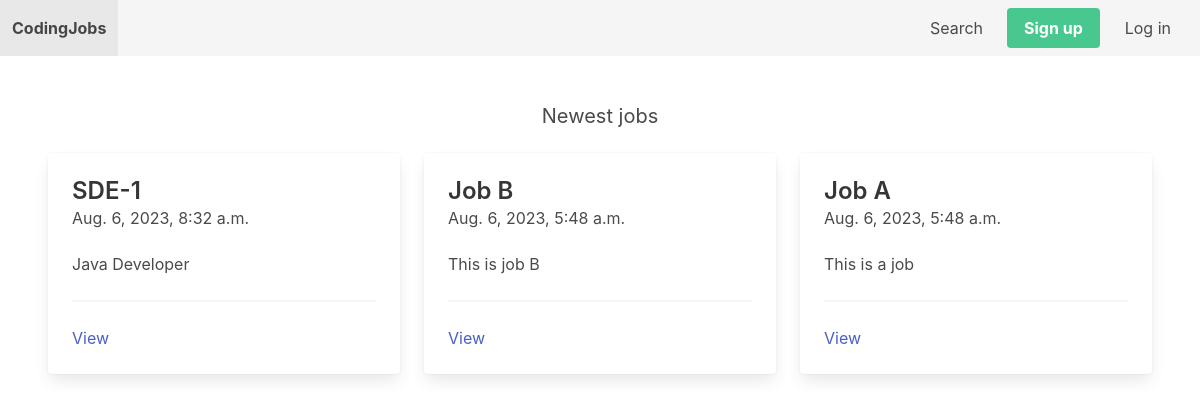
Before: / with the older database file.
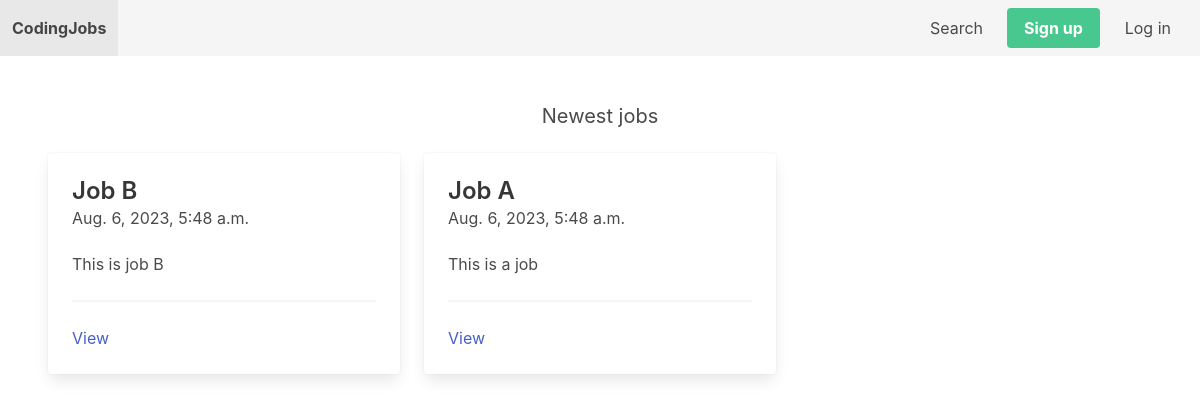
After: the same page with the newer database file.
### apps/job/models.py (models this page shows, shortened)
class Job(models.Model):
    SIZE_1_9 = 'size_1-9'
    SIZE_10_49 = 'size_10-49'
    SIZE_50_99 = 'size_50-99'
    SIZE_100 = 'size_100'
    CHOICES_SIZE = (
        (SIZE_1_9, '1-9'),
        (SIZE_10_49, '10-49'),
        (SIZE_50_99, '50-99'),
        (SIZE_100, '100+'),
    )
    ACTIVE = 'active'
    EMPLOYED = 'employed'
    ARCHIVED = 'archived'
    CHOICES_STATUS = (
        (ACTIVE, 'Active'),
        (EMPLOYED, 'Employed'),
        (ARCHIVED, 'Archived')
    )
    title = models.CharField(max_length=255)
    short_description = models.TextField()
    long_description = models.TextField(blank=True, null=True)
    company_name = models.CharField(max_length=255)
    company_address = models.CharField(max_length=255, blank=True, null=True)
    company_zipcode = models.CharField(max_length=255, blank=True, null=True)
    company_place = models.CharField(max_length=255, blank=True, null=True)
    company_country = models.CharField(max_length=255, blank=True, null=True)
    company_size = models.CharField(max_length=20, choices=CHOICES_SIZE, default=SIZE_1_9)
    created_by = models.ForeignKey(User, related_name='jobs', on_delete=models.CASCADE)
    created_at = models.DateTimeField(auto_now_add=True)
    changed_at = models.DateTimeField(auto_now=True)
    status = models.CharField(max_length=20, choices=CHOICES_STATUS, default=ACTIVE)

### apps/core/views.py (the view)
# urls.py: path('', frontpage, name='frontpage'),
def frontpage(request):
    jobs = Job.objects.filter(status=Job.ACTIVE).order_by('-created_at')[0:3]
    return render(request, 'core/frontpage.html', {'jobs': jobs})

### apps/notification/context_processors.py (called while the page is built)
def notifications(request):
    if request.user.is_authenticated:
        return {'notifications': request.user.notifications.filter(is_read=False)}
    else:
        return {'notifications': []}

### apps/core/templates/core/frontpage.html
{% extends 'core/base.html' %}
{% block content %}
    <h2 class="subtitle has-text-centered">Newest jobs</h2>
    <div class="columns">
        {% for job in jobs %}
            <div class="column is-4">
                <div class="card">
                    <div class="card-content">
                        <div class="media">
                            <div class="media-content">
                                <p class="title is-4">{{ job.title }}</p>
                                <p class="subtitle is-6">{{ job.created_at }}</p>
                            </div>
                        </div>
                        <div class="content">
                            {{ job.short_description }}
                            <hr>
                            <a href="{% url 'job_detail' job.id %}">View</a>
                        </div>
                    </div>
                </div>
            </div>
        {% endfor %}
    </div>
{% endblock %}

Changed rows visible on the page:
no longer on this page (row edited): Job: title "SDE-1", created_at "Aug. 6, 2023, 8:32 a.m.", short_description "Java Developer"
